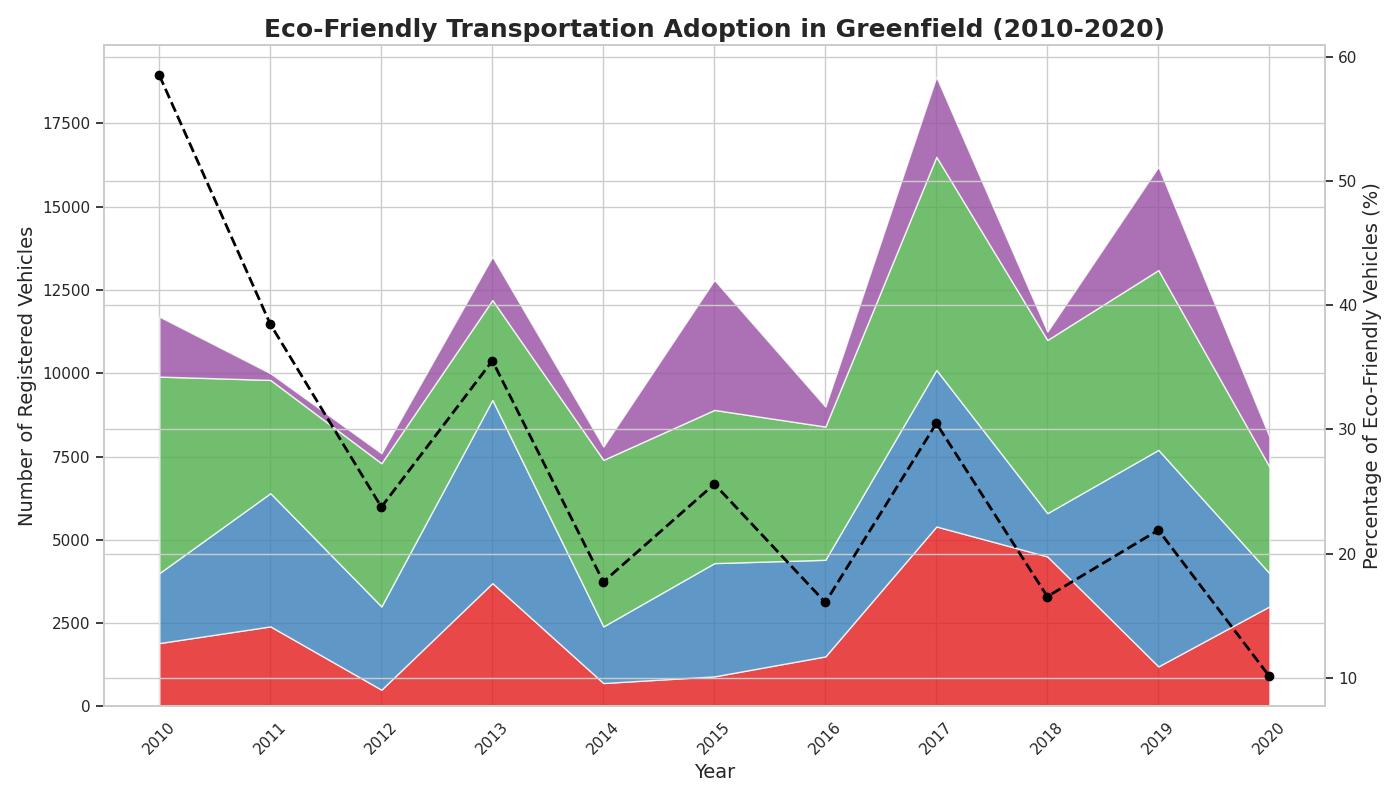

Recreate this plot in Python.
import matplotlib.pyplot as plt
import numpy as np

years = np.arange(2010, 2021)

electric_cars = np.array([1900, 2400, 500, 3700, 700, 900, 1500, 5400, 4500, 1200, 3000])
hybrid_cars = np.array([2100, 4000, 2500, 5500, 1700, 3400, 2900, 4700, 1300, 6500, 1000])
bicycles = np.array([5900, 3400, 4300, 3000, 5000, 4600, 4000, 6400, 5200, 5400, 3200])
scooters = np.array([1800, 200, 300, 1300, 400, 3900, 600, 2400, 250, 3100, 900])

total_vehicles = electric_cars + hybrid_cars + bicycles + scooters
total_vehicle_market = np.linspace(20000, 80000, len(years))
percentage_eco_friendly = (total_vehicles / total_vehicle_market) * 100

transport_data = np.vstack([electric_cars, hybrid_cars, bicycles, scooters])

fig, ax1 = plt.subplots(figsize=(14, 8))

ax1.stackplot(years, transport_data, colors=['#e41a1c', '#377eb8', '#4daf4a', '#984ea3'], alpha=0.8)
ax2 = ax1.twinx()
ax2.plot(years, percentage_eco_friendly, color='black', linewidth=2, linestyle='--', marker='o')

ax1.set_xlabel('Year', fontsize=14)
ax1.set_ylabel('Number of Registered Vehicles', fontsize=14)
ax2.set_ylabel('Percentage of Eco-Friendly Vehicles (%)', fontsize=14)

ax1.set_title("Eco-Friendly Transportation Adoption in Greenfield (2010-2020)", fontsize=18, fontweight='bold')
ax1.set_xticks(years)
ax1.set_xticklabels(years, rotation=45)

plt.tight_layout()
plt.show()
